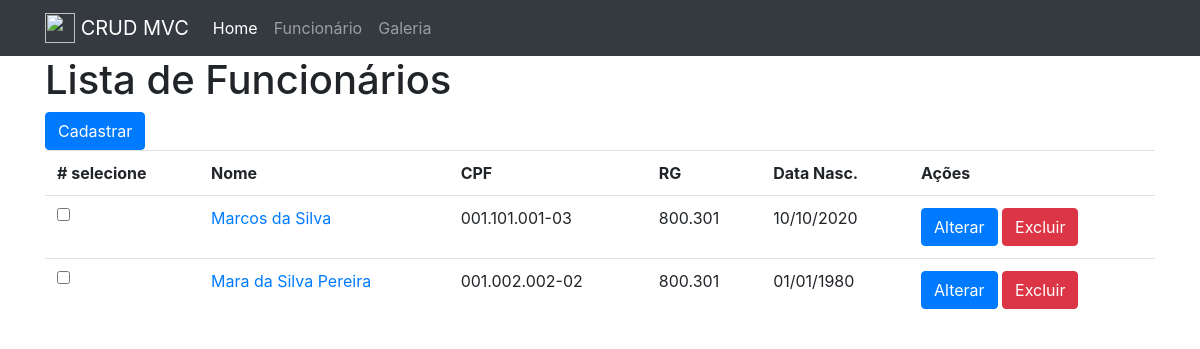
Before: /funcionario with the older database file.
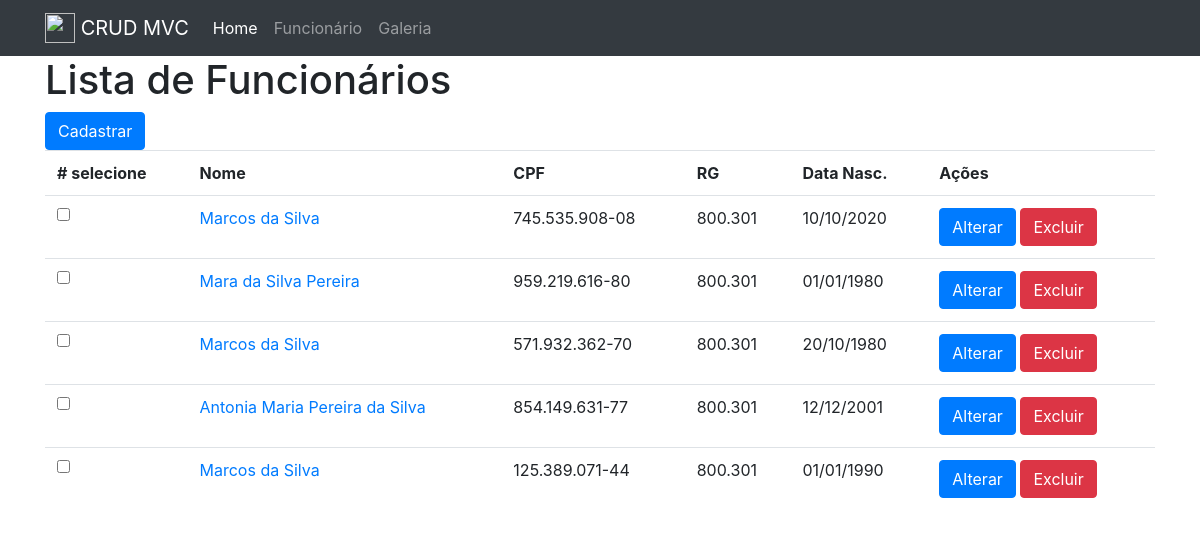
After: the same page with the newer database file.
### tables this page shows
CREATE TABLE `funcionario` (
  `codigo_func` int(11) NOT NULL,
  `primeiro_nome` varchar(60) NOT NULL,
  `nome_completo` varchar(180) NOT NULL,
  `email` varchar(120) NOT NULL,
  `cpf` varchar(14) NOT NULL,
  `rg` varchar(15) NOT NULL,
  `data_nascimento` date NOT NULL,
  `foto` varchar(40) NOT NULL
);

### core/Controller.php (called while the page is built, shortened)
<?php
class Controller
{
	public function loadTemplate($viewName, $viewData = array())
	{
		require 'views/template.php';
	}
	public function loadViewInTemplate($viewName, $viewData = array())
	{
		extract($viewData);
		require 'views/'.$viewName.'.php';
	}
}

### controllers/FuncionarioController.php (called while the page is built, shortened)
<?php
class FuncionarioController extends Controller
{
    public function index()
    {
        $array = [
            'lista_funcs' => array()
        ];
        $funcionario = new Funcionario();
        $array['lista_funcs'] = $funcionario->listarTodos();
        for($i = 0; $i < count($array['lista_funcs']); $i++) {
            $dat_nasc = $array['lista_funcs'][$i]['data_nascimento'];
            $array['lista_funcs'][$i]['data_nascimento'] = DataHelpers::converterDataParaTela($dat_nasc);
        }
        $this->loadTemplate('funcionario', $array);
    }
}

### core/Core.php (called while the page is built, shortened)
<?php
class Core
{
	public function run()
	{
		$url = '/';
		if(isset($_GET['url']))
		{
			$url .= $_GET['url'];
		}
		$params = array();
		if(!empty($url) && $url != '/')
		{
			$url = explode('/', $url);
			array_shift($url);
			array_shift($url);
			if(isset($url[0]) && !empty($url[0]))
			{
				$currentAction = $url[0];
				array_shift($url);
			}
			else
			{
				$currentAction = 'index';
			}
		}
		else
		{
			$currentController = 'HomeController';
			$currentAction = 'index';
		}
		$c = new $currentController();
		call_user_func_array(array($c, $currentAction), $params);
	}
}

### index.php (called while the page is built, shortened)
<?php
$core = new Core();
$core->run();

### core/Model.php (called while the page is built, shortened)
<?php
class Model
{
	public function __construct()
	{
		global $db;
		$this->db = $db;
	}
}

### models/Funcionario.php (called while the page is built, shortened)
<?php
class Funcionario extends Model
{
    public function listarTodos()
    {
        $lista_funcs = array();
        $resultado = $this->db->query("SELECT codigo_func, nome_completo, cpf, rg, data_nascimento, foto FROM funcionario");
        if($resultado && $resultado->rowCount() > 0) {
            $lista_funcs = $resultado->fetchAll(PDO::FETCH_ASSOC);
        }
        return $lista_funcs;
    }
}

### views/funcionario.php (the view, shortened to what this page needs)
<div class="row">
    <div class="col-12">
        <div><h1>Lista de Funcionários </h1></div>
    </div>
</div>
<div class="row">
    <div class="col-12">
        <div>
            <a href="<?=BASE_URL;?>funcionario/cadastro" class="btn btn-primary">Cadastrar</a>
        </div>
        <table class="table">
            <tr>
                <th># selecione</th>
                <th>Nome</th>
                <th>CPF</th>
                <th>RG</th>
                <th>Data Nasc.</th>
                <th>Ações</th>
            </tr>
            <?php if(count($lista_funcs) > 0):?>
                <?php foreach($lista_funcs as $func):?>
                <tr>
                    <td data-id='{"codigo": <?=$func["codigo_func"];?>, "nome": "<?=$func['nome_completo'];?>"}'>
                        <input type="checkbox" name="selecione_func" class="selecione_func" />
                    </td>
                    <td>
                        <a href="<?=BASE_URL;?>funcionario/exibe/<?=$func['codigo_func'];?>"><?=$func['nome_completo'];?></a>
                    </td>
                    <td><?=$func['cpf'];?></td>
                    <td><?=$func['rg'];?></td>
                    <td><?=$func['data_nascimento'];?></td>
                    <td>
                        <a href="<?=BASE_URL;?>funcionario/altera/<?=$func['codigo_func'];?>" class="btn btn-primary">Alterar</a>
                        <a href="<?=BASE_URL.'funcionario/exclui/'.$func['codigo_func'];?>" onclick="return confirm('Deseja Excluir o Funcionário código: <?=$func['codigo_func'];?>?')" class="btn btn-danger">Excluir</a>
                    </td>
                </tr>
                <?php endforeach;?>
            <?php else: ?>
            <tr>
                <td colspan="6"><?php echo "Nenhum funcionário cadastrado";?></td>
            </tr>
            <?php endif;?>
        </table>
    </div>
</div>

### views/template.php (shortened to what this page needs)
<html>
<head>
	<link rel="stylesheet" type="text/css" href="<?=BASE_URL; ?>assets/css/bootstrap-reboot.min.css" />
	<link rel="stylesheet" type="text/css" href="<?=BASE_URL; ?>assets/css/bootstrap.min.css" />
	<link rel="stylesheet" type="text/css" href="<?=BASE_URL; ?>assets/css/bootstrap-grid.min.css" />
	<link rel="stylesheet" type="text/css" href="<?=BASE_URL; ?>assets/css/style.css" />
</head>
<body>
	<nav class="navbar navbar-expand-lg navbar-dark bg-dark">
		<div class="container d-flex flex-column flex-md-row">
			<a class="navbar-brand" href="#">
				<img src="<?=BASE_URL;?>assets/images/empresa.png" width="30" height="30" class="d-inline-block align-top" alt="" loading="lazy">
				<span> CRUD MVC </span>
			</a>
			<div class="collapse navbar-collapse" id="navbarNav">
				<ul class="navbar-nav">
					<li class="nav-item active">
						<a href="<?=BASE_URL; ?>" class="nav-link active" href="#">Home</a>
					</li>
					<li class="nav-item">
						<a href="<?=BASE_URL; ?>funcionario" class="nav-link" href="#">Funcionário</a>
					</li>
					<li class="nav-item">
						<a href="<?=BASE_URL;?>galeria" class="nav-link" href="#">Galeria</a>
					</li>
				</ul>
			</div>
		</div>
	</nav>
	<div class = "container">
		<?php $this->loadViewInTemplate($viewName, $viewData); ?>
	</div>
</body>
</html>

Changed rows visible on the page:
changed funcionario (number 1 of 5 on the later page): cpf "001.101.001-03" → "745.535.908-08"
changed funcionario "Mara da Silva Pereira": cpf "001.002.002-02" → "959.219.616-80"
added funcionario: nome_completo "Marcos da Silva", cpf "571.932.362-70", rg "800.301", data_nascimento "20/10/1980"
added funcionario: nome_completo "Antonia Maria Pereira da Silva", cpf "854.149.631-77", rg "800.301", data_nascimento "12/12/2001"
added funcionario: nome_completo "Marcos da Silva", cpf "125.389.071-44", rg "800.301", data_nascimento "01/01/1990"
